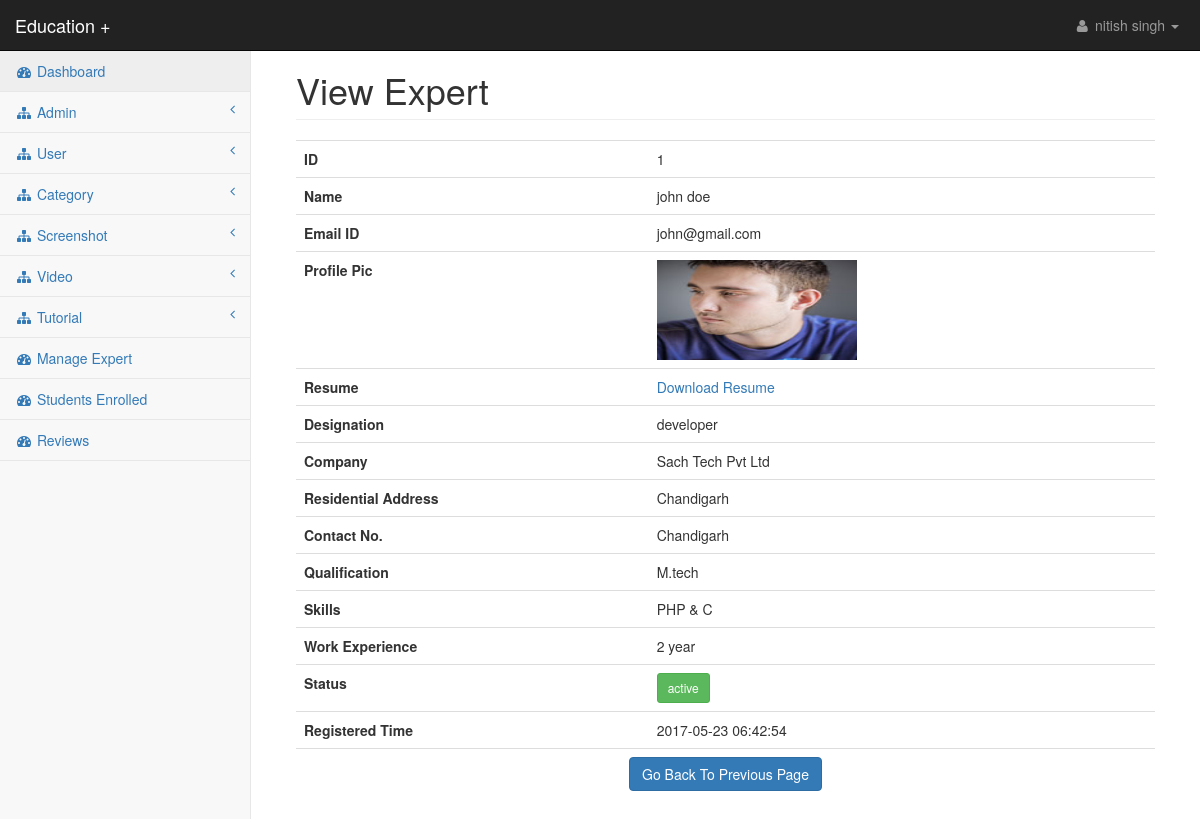
/StudyPlus/admin/view_expert.php?z=1 (signed in), run on the app's committed database.
### tables this page shows
CREATE TABLE `expert` (
  `expert_id` int(11) NOT NULL,
  `expert_name` varchar(100) NOT NULL,
  `expert_email` varchar(100) NOT NULL,
  `expert_pswd` varchar(200) NOT NULL,
  `expert_designation` varchar(200) NOT NULL,
  `expert_company` varchar(200) NOT NULL,
  `expert_location` varchar(200) NOT NULL,
  `expert_phone` varchar(20) NOT NULL,
  `expert_qualification` varchar(200) NOT NULL,
  `expert_skills` varchar(200) NOT NULL,
  `expert_work_experience` varchar(100) NOT NULL,
  `expert_resume` varchar(100) NOT NULL,
  `expert_image` varchar(100) NOT NULL,
  `expert_status` varchar(100) NOT NULL,
  `time` timestamp NOT NULL DEFAULT CURRENT_TIMESTAMP ON UPDATE CURRENT_TIMESTAMP
);

### StudyPlus/admin/view_expert.php (the view)
<?php require 'header_files.php'; ?>
<body>
<div id="wrapper">
    <?php require 'menu.php'; ?>
    <div id="page-wrapper">
        <div class="container-fluid">
            <div class="row">
                <div class="col-lg-12">
                    <h1 class="page-header">View Expert</h1>
                </div>
            </div>
			<table class="table">
				<?php
				$id=$_GET['z'];
				if($id=="")
				{
					echo "<script>alert('Invalid ID'); window.location='manage_expert.php';</script>";
				}
				else
				{
					$q="select * from expert where expert_id='$id'";
					$chk=$conn->query($q);
					while($r=$chk->fetch_assoc())
					{ $st=$r['expert_status'];
				?>
						<tr>
							<th>ID</th>
							<td><?php echo $r['expert_id']; ?></td>
						</tr>
						<tr>
							<th>Name</th>
							<td><?php echo $r['expert_name']; ?></td>
						</tr>
						<tr>
							<th>Email ID</th>
							<td><?php echo $r['expert_email']; ?></td>
						</tr>
						<tr>
							<th>Profile Pic</th>
							<td><img src="expert/image/<?php echo $r['expert_image']; ?>" height='100px' width='200px'></td>
						</tr>
						<tr>
							<th>Resume</th>
							<td><a href="expert/resume/<?php echo $r['expert_resume']; ?>">Download Resume</a></td>
						</tr>
						<tr>
							<th>Designation</th>
							<td><?php echo $r['expert_designation']; ?></td>
						</tr>
						<tr>
							<th>Company</th>
							<td><?php echo $r['expert_company']; ?></td>
						</tr>
						<tr>
							<th>Residential Address</th>
							<td><?php echo $r['expert_location']; ?></td>
						</tr>
						<tr>
							<th>Contact No.</th>
							<td><?php echo $r['expert_location']; ?></td>
						</tr>
						<tr>
							<th>Qualification</th>
							<td><?php echo $r['expert_qualification']; ?></td>
						</tr>
						<tr>
							<th>Skills</th>
							<td><?php echo $r['expert_skills']; ?></td>
						</tr>
						<tr>
							<th>Work Experience</th>
							<td><?php echo $r['expert_work_experience']; ?></td>
						</tr>
						<tr>
							<th>Status</th>
							<td>
								<?php
									if($st=="inactive")
									{
								?>
									<a href="<?php echo "status.php?status=".$st."&z=".$r['expert_id'] ?>" class="btn btn-warning btn-sm"><?php echo $st;?></a>
								<?php
								   }
									 else
								   {
								?>
									<a href="<?php echo "status.php?status=".$st."&z=".$r['expert_id'] ?>" class="btn btn-success btn-sm"><?php echo $st;?></a>
								<?php
									}
								?>
							</td>
						</tr>
						<tr>
							<th>Registered Time</th>
							<td><?php echo $r['time']; ?></td>
						</tr>
						<tr>
							<td colspan="2" align="center">
								<a href="manage_expert.php" class="btn btn-primary">Go Back To Previous Page</a>
							</td>
						</tr>
				<?php
					}
				}
				?>
			</table>
        </div>
    </div>
</div>
</body>
</html>

### StudyPlus/admin/css/startmin.css (style rules this page uses)
body { background-color: #f8f8f8; }
#wrapper { width: 100%; }
#page-wrapper { padding: 30px 15px 0 15px; min-height: 568px; background-color: #fff; }
@media (min-width:768px) { #page-wrapper { position: inherit; margin-left: 250px; padding: 30px 30px 0 30px; border-left: 1px solid #e7e7e7; } }

### data on the page
expert: expert_id "1", expert_name "john doe", expert_email "john@gmail.com", expert_image (picture), expert_designation "developer", expert_company "Sach Tech Pvt Ltd", expert_location "Chandigarh", expert_qualification "M.tech", expert_skills "PHP & C", expert_work_experience "2 year", expert_status "active", time "2017-05-23 06:42:54"

### other printed values
$_SESSION['a_name'] "nitish singh"
